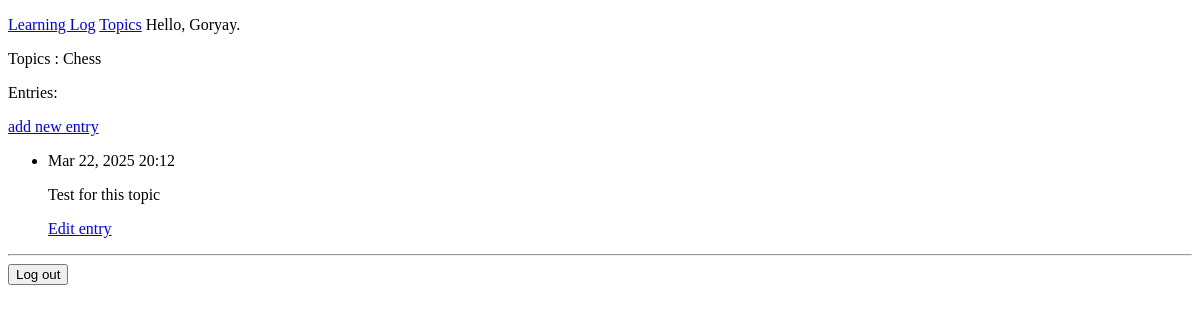
Page /topics/5 (signed in) on the earlier database version.
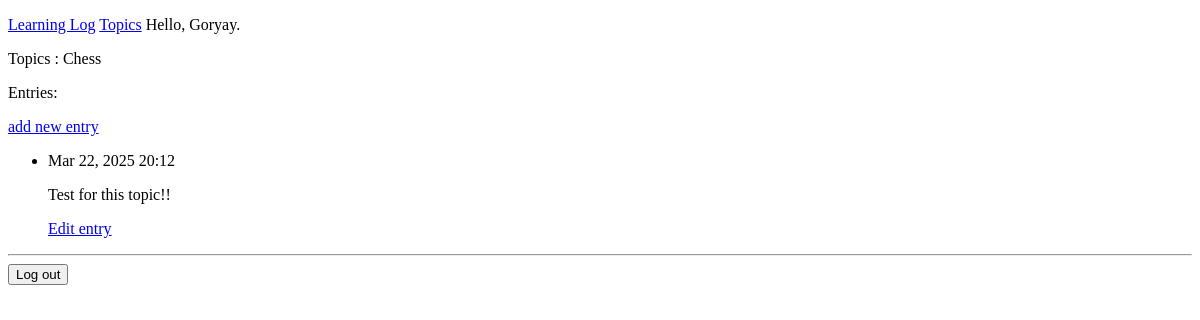
Same page on the later database version.
### learning_logs/models.py (models this page shows, shortened)
class Entry(models.Model):
    topic = models.ForeignKey(Topic, on_delete=models.CASCADE)
    text = models.TextField()
    date_added = models.DateTimeField(auto_now_add=True)
    class Meta:
        verbose_name_plural = 'entries'

### learning_logs/views.py (the view)
# urls.py: path('topics/<int:topic_id>', views.topic, name='topic'),
@login_required
def topic(request, topic_id):
    topic = Topic.objects.get(id=topic_id)
    check_topic_owner(topic, request.user)
    entries = topic.entry_set.order_by('-date_added')
    context = {'topic': topic, 'entries': entries}
    return render(request, 'learning_logs/topic.html', context)

### learning_logs/models.py (called while the page is built)
    def __str__(self):
        return self.text

### learning_logs/views.py (called while the page is built)
def check_topic_owner(topic, user):
    if topic.owner != user:
        raise Http404

### learning_logs/templates/learning_logs/topic.html
{% extends "learning_logs/base.html" %}
{% block content %}
<p>Topics : {{ topic }}</p>
<p>Entries:</p>
<p>
    <a href="{% url 'learning_logs:new_entry' topic.id %}">add new entry</a>
</p>
<ul>
  {% for entry in entries %}
    <li>
        <p>{{ entry.date_added|date:'M d, Y H:i' }}</p>
        <p>{{ entry.text|linebreaks }}</p>
        <p>
            <a href="{% url 'learning_logs:edit_entry' entry.id %}">Edit entry</a>
        </p>
    </li>
  {% empty %}
      <li>
        There are no entries for this topic yet.
      </li>
  {% endfor %}
</ul>
{% endblock content %}

Differences in the rows shown:
changed Entry: text "Test for this topic" → "Test for this topic!!"
